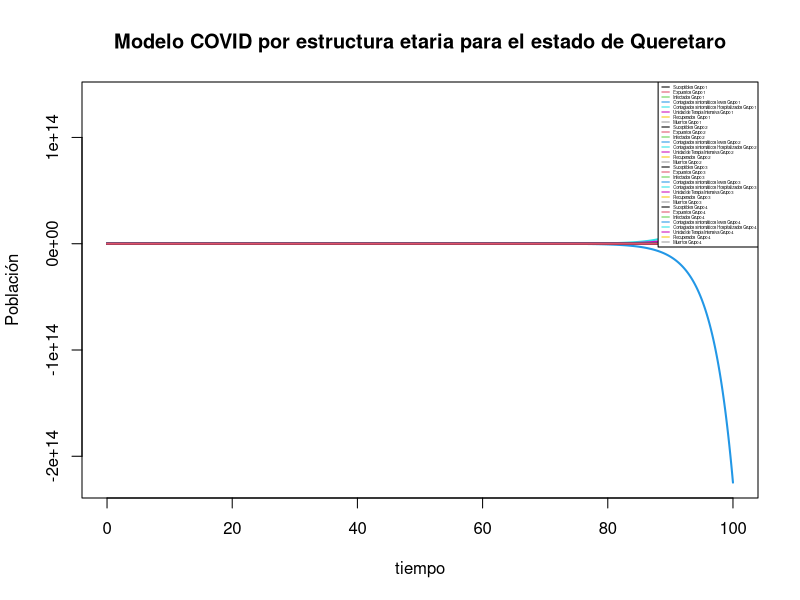

Write the R code that produced this figure.
# Librerias necesarias 

library(ggplot2)
library(ggridges)
library(tidyverse)
library(viridisLite)
library(viridis)
library(deSolve)
library(ape)
library(lubridate)





covid <- function(t, state, parameters){
  with(as.list(c(state, parameters)), {
    ## GRUPO 1
    dS1   <- - ( beta_1 / N ) * S1 * (I1 + I2 + I3 + I4 + I_l1 + I_l2 + I_l3 + I_l4 )
    dE1   <- ( ( beta_1 / N ) * S1 * (I1 + I2 + I3 + I4 + I_l1 + I_l2 + I_l3 + I_l4 ) ) - ( alpha * E1 )
    dI1   <- ( alpha * E1 ) - ( ph_1 * delta_h * I1) - ( pl_1 * delta_l * I1)
    dI_l1 <- ( pl_1 * delta_l * I1) - ( gamma_R * I_l1 )
    dI_h1 <- ( ph_1 * delta_h * I1) - ( pi_1 * delta_i * I_h1 ) - ( (1 - pi_1) * gamma_h * I_h1 )
    dI_i1 <- ( pi_1 * delta_i * I_h1 ) - ( mu_1 * delta_m * I_i1 ) - ( (1 - mu_1) * gamma_i * I_i1 )
    dM1   <-  mu_1 * delta_m * I_i1
    dR1   <- ( gamma_R * I_l1 ) + ( (1 - pi_1) * gamma_h * I_h1 ) + ( (1 - mu_1) * gamma_i * I_i1 )
    
    
    
    ## GRUPO 2
    dS2   <- - ( beta_2 / N ) * S2 * (I1 + I2 + I3 + I4 + I_l1 + I_l2 + I_l3 + I_l4 )
    dI2   <- ( ( beta_2 / N ) * S2 * (I1 + I2 + I3 + I4 + I_l1 + I_l2 + I_l3 + I_l4 ) ) - ( alpha * E2 )
    dE2   <- ( alpha * E2 ) - ( ph_2 * delta_h * I2) - ( pl_2 * delta_l * I2)
    dI_l2 <- ( pl_2 * delta_l * I2) - ( gamma_R * I_l2 )
    dI_h2 <- ( ph_2 * delta_h * I2) - ( pi_2 * delta_i * I_h2 ) - ( (1 - pi_2) * gamma_h * I_h2 )
    dI_i2 <- ( pi_2 * delta_i * I_h2 ) - ( mu_2 * delta_m * I_i2 ) - ( (1 - mu_2) * gamma_i * I_i2 )
    dM2   <-  mu_2 * delta_m * I_i2
    dR2   <- ( gamma_R * I_l2 ) + ( (1 - pi_2) * gamma_h * I_h2 ) + ( (1 - mu_2) * gamma_i * I_i2 )
    
    
    
    ## GRUPO 3
    dS3   <- - ( beta_3 / N ) * S3 * (I1 + I2 + I3 + I4 + I_l1 + I_l2 + I_l3 + I_l4 )
    dE3   <- ( ( beta_3 / N ) * S3 * (I1 + I2 + I3 + I4 + I_l1 + I_l2 + I_l3 + I_l4 ) ) - ( alpha * E3 )
    dI3   <- ( alpha * E3 ) - ( ph_3 * delta_h * I3) - ( pl_3 * delta_l * I3)
    dI_l3 <- ( pl_3 * delta_l * I3) - ( gamma_R * I_l3 )
    dI_h3 <- ( ph_3 * delta_h * I3) - ( pi_3 * delta_i * I_h3 ) - ( (1 - pi_3) * gamma_h * I_h3 )
    dI_i3 <- ( pi_3 * delta_i * I_h3 ) - ( mu_3 * delta_m * I_i3 ) - ( (1 - mu_3) * gamma_i * I_i3 )
    dM3   <-  mu_3 * delta_m * I_i3
    dR3   <- ( gamma_R * I_l3 ) + ( (1 - pi_3) * gamma_h * I_h3 ) + ( (1 - mu_3) * gamma_i * I_i3 )
    
    
    
    ## GRUPO 4
    dS4   <- - ( beta_4 / N ) * S4 * (I1 + I2 + I3 + I4 + I_l1 + I_l2 + I_l3 + I_l4 )
    dE4   <- ( ( beta_4 / N ) * S4 * (I1 + I2 + I3 + I4 + I_l1 + I_l2 + I_l3 + I_l4 ) ) - ( alpha * E4 )
    dI4   <- ( alpha * E4 ) - ( ph_4 * delta_h * I4) - ( pl_4 * delta_l * I4)
    dI_l4 <- ( pl_4 * delta_l * I4) - ( gamma_R * I_l4 )
    dI_h4 <- ( ph_4 * delta_h * I4) - ( pi_4 * delta_i * I_h4 ) - ( (1 - pi_4) * gamma_h * I_h4 )
    dI_i4 <- ( pi_4 * delta_i * I_h4 ) - ( mu_4 * delta_m * I_i4 ) - ( (1 - mu_4) * gamma_i * I_i4 )
    dM4   <-  mu_4 * delta_m * I_i4
    dR4   <- ( gamma_R * I_l4 ) + ( (1 - pi_4) * gamma_h * I_h4 ) + ( (1 - mu_4) * gamma_i * I_i4 )
    
    list(c(dS1, dE1, dI1, dI_l1, dI_h1, dI_i1, dR1, dM1,
           dS2, dE2, dI2, dI_l2, dI_h2, dI_i2, dR2, dM2,
           dS3, dE3, dI3, dI_l3, dI_h3, dI_i3, dR3, dM3,
           dS4, dE4, dI4, dI_l4, dI_h4, dI_i4, dR4, dM4 ))
  })
}


parameters <- c(
  beta_1  <- 0.3771645     ,
  beta_2  <- 0.4473864     ,
  beta_3  <- 0.5090940     ,
  beta_4  <- 0.5638485     ,
  
  alpha   <- 1/5.6         ,
  
  pl_1    <- 0.9746533     ,
  pl_2    <- 0.9610823     ,
  pl_3    <- 0.8420886     ,
  pl_4    <- 0.5567019     ,
  
  ph_1    <- 0.02534672    ,
  ph_2    <- 0.03891768    ,
  ph_3    <- 0.15791136    ,
  ph_4    <- 0.44329812    ,
  
  delta_l <- 1/5.5         ,
  
  delta_h <- 1/4           ,
  
  gamma_R <- 1/14          ,
  
  pi_1    <- 0.09433962    ,
  pi_2    <- 0.11152620    ,
  pi_3    <- 0.18827911    ,
  pi_4    <- 0.21197680    ,
  
  delta_i <- 1/1           ,
  
  gamma_h <- 1/12          ,
  
  mu_1    <- 0.5000000     ,
  mu_2    <- 0.6896226     ,
  mu_3    <- 0.8224699     ,
  mu_4    <- 0.8972645     ,
  
  delta_m <- 1/8           ,
  
  gamma_i <- 1/7           ,
  
  N       <- 2368467
)

state <- c(
  S1    = 782000 - 1,
  E1    = 0,
  I1    = 1,
  I_l1  = 0,
  I_h1  = 0,
  I_i1  = 0,
  R1    = 0,
  M1    = 0,
  
  S2    = 801000 - 1,
  E2    = 0,
  I2    = 1,
  I_l2  = 0,
  I_h2  = 0,
  I_i2  = 0,
  R2    = 0,
  M2    = 0,
  
  S3    = 539000 - 1,
  E3    = 0,
  I3    = 1,
  I_l3  = 0,
  I_h3  = 0,
  I_i3  = 0,
  R3    = 0,
  M3    = 0,
  
  S4    = 242000 - 1,
  E4    = 0,
  I4    = 1,
  I_l4  = 0,
  I_h4  = 0,
  I_i4  = 0,
  R4    = 0,
  M4    = 0
)

t <- seq (0, 100, by = 0.01)

out <- ode(state, t, covid, parameters)

matplot(out[,1], out[,2:33], type ="l", xlab = "tiempo", ylab = "Población", main = "Modelo COVID por estructura etaria para el estado de Queretaro", lwd = 2, lty = 1)
legend("topright", c("Suceptibles Grupo 1"                             ,
                     "Expuestos Grupo 1"                               ,
                     "Infectados Grupo 1"                              ,
                     "Contagiados sintomáticos leves Grupo 1"          ,
                     "Contagiados sintomáticos Hospitalizados Grupo 1" ,
                     "Unidad de Terapia Intensiva Grupo 1"             ,
                     "Recuperados  Grupo 1"                            ,
                     "Muertos Grupo 1"                                 ,
                     #
                     #
                     "Suceptibles Grupo 2"                             ,
                     "Expuestos Grupo 2"                               ,
                     "Infectados Grupo 2"                              ,
                     "Contagiados sintomáticos leves Grupo 2"          ,
                     "Contagiados sintomáticos Hospitalizados Grupo 2" ,
                     "Unidad de Terapia Intensiva Grupo 2"             ,
                     "Recuperados  Grupo 2"                            ,
                     "Muertos Grupo 2"                                 ,
                     #
                     #
                     "Suceptibles Grupo 3"                             ,
                     "Expuestos Grupo 3"                               ,
                     "Infectados Grupo 3"                              ,
                     "Contagiados sintomáticos leves Grupo 3"          ,
                     "Contagiados sintomáticos Hospitalizados Grupo 3" ,
                     "Unidad de Terapia Intensiva Grupo 3"             ,
                     "Recuperados  Grupo 3"                            ,
                     "Muertos Grupo 3"                                 ,
                     #
                     #
                     "Suceptibles Grupo 4"                             ,
                     "Expuestos Grupo 4"                               ,
                     "Infectados Grupo 4"                              ,
                     "Contagiados sintomáticos leves Grupo 4"          ,
                     "Contagiados sintomáticos Hospitalizados Grupo 4" ,
                     "Unidad de Terapia Intensiva Grupo 4"             ,
                     "Recuperados  Grupo 4"                            ,
                     "Muertos Grupo 4"                                 )
       , col =1:32,lty = 1, cex = 0.25)
